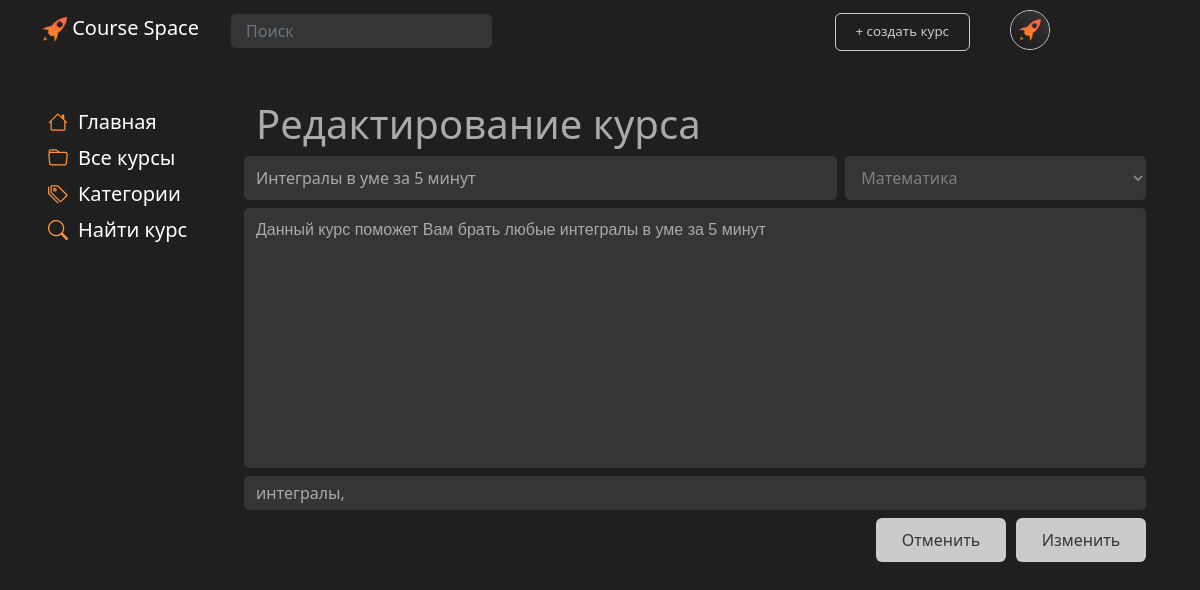
The page /main/course/3/edit (signed in) on the database its author committed.
### main/models.py (models this page shows, shortened)
class Profile(models.Model):
    user = models.OneToOneField(settings.AUTH_USER_MODEL, on_delete=models.CASCADE, null=True, )
    surname = models.CharField('surname', max_length=80, null=False)
    name = models.CharField('name', max_length=80, null=False)
    profile_pic = models.ImageField(null=True, blank=True, upload_to="images/profile/")
    birth_date = models.DateField(null=True, blank=True)
    class Meta:
        db_table = 'Profile'

class Courses(models.Model):
    title = models.CharField('title', max_length=80, null=False)
    description = models.TextField('description')
    date = models.TextField('date')
    category = models.ForeignKey(Categories, models.DO_NOTHING, db_column='Category_id')  # Field name made lowercase.
    author = models.ForeignKey(Authors, models.DO_NOTHING, db_column='Author_id')  # Field name made lowercase.
    class Meta:
        db_table = 'Courses'

class Categories(models.Model):
    title = models.CharField('title', max_length=30, null=False)
    class Meta:
        db_table = 'Categories'
    def __str__(self):
        return self.title

class CoursesTags(models.Model):
    tag = models.ForeignKey('Tags', on_delete=models.CASCADE, db_column='Tag_id')  # Field name made lowercase.
    course = models.ForeignKey(Courses, on_delete=models.CASCADE, db_column='Course_id')  # Field name made lowercase.
    class Meta:
        db_table = 'Courses_Tags'

class Tags(models.Model):
    title = models.TextField('path')
    class Meta:
        db_table = 'Tags'
    def __str__(self):
        return self.title

### main/views.py (the view)
# urls.py: path('/course/<int:course_id>/edit', edit_course, name='edit_course'),
def edit_course(request, course_id):
    user = request.user
    all_categories = Categories.objects.all()
    selCourse = Courses.objects.filter(id=course_id)
    selectCourse = Courses.objects.get(id=course_id)
    course_tags = CoursesTags.objects.all()
    if user == selectCourse.author.user or user.is_superuser:
        if request.method == 'POST':
            selectCourse.title = request.POST.get('title')
            selectCourse.description = request.POST.get('desk')
            category = request.POST.get('cat')
            selectCourse.category = Categories.objects.get(title=category)
            selectCourse.save()
            try:
                tags = request.POST.get('tags')
                tags_list = tags.lower().split(', ')
                for t in tags_list:
                    tag = Tags.objects.filter(title=t)
                    if not tag.exists():
                        Tags.objects.create(title=t)
                        tag = Tags.objects.filter(title=t)
                    if t != '':
                        if not CoursesTags.objects.filter(tag__title=t, course_id=selectCourse.id).exists():
                            tag = Tags.objects.get(title=t).id
                            coursetag = CoursesTags(tag_id=tag, course_id=selectCourse.id)
                            coursetag.save()
                    selectCourse.save()
                return redirect('main')
            except:
                print("Ой, что-то пошло не так")
        else:
            form = EditCourseForm()
        form = EditCourseForm()
        context = {
            'form': form,
            'title': 'Редактирование курса',
            'categories': all_categories,
            'course': selCourse,
            'tags': course_tags,
        }
        return render(request, 'main/editcourse.html', context=context)
    else:
        context = {
            'title': 'Ошибка доступа',
            'categories': all_categories,
        }
        return render(request, 'main/accessisdenied.html', context=context)

### main/forms.py
class EditCourseForm(forms.ModelForm):
    tags = forms.CharField(max_length=500,
                           widget=forms.TextInput(attrs={'placeholder': 'Введите теги (через запятую)'}))
    def __init__(self, *args, **kwargs):
        super().__init__(*args, **kwargs)
        self.fields['category'].empty_label = 'Категория'
    class Meta:
        model = Courses
        fields = ['title', 'description', 'category']
        widgets = {
            'title': forms.TextInput(attrs={'placeholder': 'Название курса'}, ),
            'description': forms.Textarea(attrs={'cols': 60, 'rows': 10, 'placeholder': 'Описание курса'}),
        }

### main/templates/main/editcourse.html (shortened to what this page needs)
{% extends 'main/base.html' %}
{% block style %}
    {% load static %}
{% endblock %}
{% block content %}
    <div class="container">
            {% for el in course%}
                <div class="row">
                    <form action="{% url 'edit_course' el.id %}" method="POST" id="edit">
                        <h1>Редактирование курса</h1>
                        <div class="row">
                            <input  class="sinput col me-md-2 mb-2" name="title" type="text" placeholder="Название курса" value="{{ el.title }}">
                            <select class="col-md-4 pe-2 mb-2" id="search-select" name="cat" type="text" placeholder="{{ el.category }}">
                                <option>{{ el.category }}</option>
                            </select>
                        </div>
                        <div class="row mb-2">
                            <textarea id="DescriptionTextArea" class="sinput col" name="desk" name="desk" cols="60" rows="10" id="descriptionInput" type="text" placeholder="Описание">{{ el.description }}</textarea>
                        </div>
                        <div class="row" >
                            <input class="sinput col mb-2"  name="tags"  type="text" placeholder="Теги (через запятую)"
                            value="{% for tag in tags %}{% if tag.course.pk == el.pk %}{{tag.tag}}, {% endif %}{% endfor %}">
                        </div>
                        <div class="row mb-2 justify-content-end">
                                <button id="cancel_create_btn" type="button" onclick="window.location.href = '/main';">Отменить</button>
                                <button id="accept_create_btn" type="submit">Изменить</button>
                        </div>
                    </form>
                </div>
            {% endfor %}
    </div>
{% endblock %}

### main/templates/main/base.html (shortened to what this page needs)
<!DOCTYPE html>
<html lang="ru">
<head>
    {% load static %}
    <link href="https://cdn.jsdelivr.net/npm/bootstrap@5.0.1/dist/css/bootstrap.min.css" rel="stylesheet">
    <link rel="stylesheet" href=" {%  static 'main/css/style.css'%}">
</head>
<body>
<nav class="navbar fixed-top  navbar-expand-md navbar-dark">
        <div class="container">
            <a onclick="window.location.href = '/main/home';" class="navbar-brand fs-5 mb-0 mx-0  ms-0" id="logo">
                <img src="{%  static 'landing/img/logo.png' %}" id="logo_img" width="25" height="25" class="d-inline-block" alt="" loading="lazy">
                Course Space
            </a>
            {% if user.is_authenticated %}
                <a onclick="window.location.href = '{% url 'user_page' user.pk %}'" class="nav-link ">
                    <div id="user">
                        {% if user.profile.profile_pic %}
                            <img class="courseAuthorAvatarProfileBase" src="{{user.profile.profile_pic.url}}">
                        {% else %}
                            <img class="courseAuthorAvatarProfileBase" src="{% static 'main/img/user96.png' %}"><br><br>
                        {% endif %}
                    </div>
                </a>
            {% else %}
                <a onclick="window.location.href = '{% url 'login' %}'" class="nav-link ">
                    <div id="loginBtn">
                        Войти
                    </div>
                </a>
            {% endif %}
            <div class="collapse navbar-collapse " id="navbarContent">
                <ul class="navbar-nav me-auto ">
                    <form action="{% url 'results' %}" method="get" class=" fs-6">
                        <input name="q"  type="text" placeholder="Поиск" class="form-control">
                    </form>
                    {% if user.is_authenticated %}
                        <li class="nav-item" id="createBtn">
                                <button onclick="window.location.href = '{% url 'create_course' %}';" class="nav-link" id="addCourse">
                                    + cоздать курс
                                </button>
                            </li>
                    {% endif %}
                </ul>
            </div>
        </div>
    </nav>
    <div class="container">
        <div class="row">
            <div class="col-2 menucol">
            <div class="List Min navLeft" id=Categories>
        <div class="navLine fs-5" id="navLineHome" onclick="window.location.href ='{% url 'home'%}'">
            <div>Главная</div></div>
        <div class="navLine fs-5" id="navLineAll" onclick="window.location.href = '/main';">
            <div>Все курсы</div></div>
        <div class="navLine fs-5" id="navLineCategory" onclick="window.location.href ='{% url 'categories'%}'">
            <div>Категории</div></div>
        <div class="navLine fs-5" id="navLineSearch" onclick="window.location.href = '{% url 'search_course' %}'">
            <div>Найти курс</div></div>
    </div>
        </div>
        <div class="col">
            {% block content %}
            {% endblock %}
        </div>
        </div>
    </div>
</body>
</html>

### main/static/main/css/design-tokens/colors.css (style rules this page uses)
:root { --black: rgb(31, 31, 31); --lblack: #353535; --llblack: #cbcbcb; --gray: #AAAAAA; --lgray: #D3D3D3; --white: #F0F0F0; --lwhite: #FAFAFA; --lred: #b41b1b; --llred: #b22d2d; --c1: #d5dafa; --c2: #d2e6fd; --c3: #d7fcd7; --c4: #f8fccc; --c5: #fde6cf; --c6: #fdcfcc; --c7: #fdcaf2; --c8: #d1d5f8; --c9: #1F1F1F; --ch1: #c6cdfa; --ch2: #bfdaf8; --ch3: #c3fac3; --ch4: #f1f7ae; --ch5: #fcdab9; --ch6: #f8b8b3; --ch7: #fcb0eb; --ch8: #b7bef8; --ch9: #1f1b1b; --tc1: #7d8df8; --tc2: #68adfc; --tc3: #76df76; --tc4: #c5d140; --tc5: #e2a669; --tc6: #da726a; --tc7: #d667be; --tc8: #646ec9; --tc9: #ffffff; }

### main/static/main/css/design-tokens/img.css (style rules this page uses)
.courseAuthorAvatarProfileBase { object-fit: cover; width: 40px; height: 40px; border-radius: 25px; border-style: solid; border-width: 1px; border-color: var(--llblack); }

### main/static/main/css/design-tokens/text.css (style rules this page uses)
#logo { color: white; }
#user { align-items: center; display: flex; flex: none; color: var(--white); }

### main/static/main/css/design-tokens/MainBlock.css (style rules this page uses)
.navbar { background-color: var(--black); }
body { background-color: var(--black); margin-top: 80px; padding-bottom: 100px; }
h1 { font-weight: 100; padding-top: 20px; color: var(--gray); }
.navLine { display: flex; width: 200px; font-weight: 100; padding-top: 3px; padding-bottom: 3px; padding-left: 6px; border-radius: 3px; transition: 0.2s; cursor: pointer; }
.navLine svg { margin-top: 5px; margin-right: 10px; }

### main/static/main/css/design-tokens/form.css (style rules this page uses)
.form-control { background-color: var(--lblack); border-radius: 5px; border: none; padding: 5px 15px; margin-top: 5px; color: var(--gray); }
input { background-color: var(--lblack); border-radius: 5px; border: none; padding: 5px 15px; margin-top: 5px; color: var(--gray); }
select { font-size: var(--p-size); padding: 10px 15px; margin-top: 10px; }
#cancel_create_btn { margin-left: 10px; font-size: var(--p-size); padding: 10px 15px; background-color: var(--llblack); color: var(--lblack); width: 130px; transition: 0.2s; }
#accept_create_btn { margin-left: 10px; font-size: var(--p-size); padding: 10px 15px; background-color: var(--llblack); color: var(--lblack); width: 130px; transition: 0.2s; }
#search-select { margin-left: 0; }
textarea { font-family: Arial, Helvetica, sans-serif; font-size: var(--p-size); background-color: var(--lblack); border-radius: 5px; border: none; padding: 10px 15px; margin-top: 10px; margin-left: 0; width: 100px; display: inline-block; color: var(--gray); resize: none; }
select { color: gray; font-size: var(--p-size); background-color: var(--lblack); border-radius: 5px; border: none; }

### main/static/main/css/design-tokens/button.css (style rules this page uses)
button { background-color: var(--black); color: var(--white); font-size: 10pt; border-radius: 6px; text-align: center; border: none; transition: 0.3s; margin-top: 5px; -webkit-touch-callout: none; -webkit-user-select: none; -khtml-user-select: none; -moz-user-select: none; -ms-user-select: none; user-select: none; }
#addCourse { border-color: var(--llblack); border-style: solid; border-width: 1px; width: 100%; color: var(--llblack); padding-left: 20px; padding-right: 20px; }

### main/static/main/css/design-tokens/card.css (style rules this page uses)
.List { display: inline; padding: 0px 20px 20px 20px; }
.List.Min { height: auto; color: white; margin-top: 0; padding-top: 0; }
#edit { border-radius: 6px 0 0 6px; margin-right: 1px; }
svg { transition: 0.2s; }

### main/static/main/css/design-tokens/MediaQueries.css (style rules this page uses)
@media screen and (min-width: 768px) { #user { position: absolute; right: 150px; top: 10px; } }
@media screen and (min-width: 768px) { #createBtn { position: absolute; right: 230px; top: 8px; } }

### rows shown on the page
Courses: title "Интегралы в уме за 5 минут", cat "Математика", desk "Данный курс поможет Вам брать любые интегралы в уме за 5 минут"
CoursesTags: tags "интегралы,"
